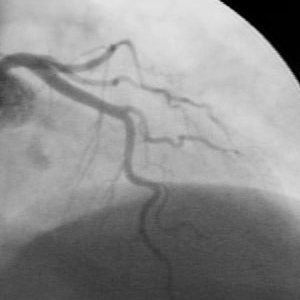
#> input picture dataset-prep/DCA1/105.png, 300 x 300 px
$ python -i postprocess.py   (imports and definitions only)
#> lines starting #> are read from the running program, lines starting #| are printed output that depends on the picture; after the words box and inside, x2 and y2 are one past the last pixel; in counts of white or black regions, pixels touching at a corner belong together
#> further down, picture is the input picture: shape (300, 300); min 0, max 236, mean 142.3
"""Post-processing algorithm (idea_4): Hessian/Frangi-vesselness-bounded,
4-directional raster-sweep region growing.

Keeps idea_3's growing mechanism (ideas/idea_3_postprocess.py) unchanged --
four whole-image raster sweeps, merged by agreement -- and swaps the region
("cell") definition. idea_3 used Sobel gradient magnitude: a cell was any
connected component of "not a strong edge," which includes any locally
homogeneous patch regardless of shape (flat background counts too). This
version uses 2D Hessian/Frangi vesselness instead: at each pixel and Gaussian
scale, the Hessian's eigenvalues describe local curvature -- a tubular ridge
has one near-zero eigenvalue (along the vessel, low curvature) and one large
eigenvalue of consistent sign (across the vessel, high curvature). The
classic Frangi formula turns that eigenvalue pair into a single "how much
does this look like a tube, not a blob or flat region" score. A cell is now a
connected component of specifically vessel-shaped structure, not just "any
non-edge region" -- real 2D shape context, which idea_1's 1D derivative and
idea_2/3's generic Sobel edges both lacked.

ARCADE vessels are dark ridges (contrast agent absorbs X-rays), so the image
is intensity-inverted before the Hessian is computed, matching the classic
Frangi formula's assumption of bright ridges.

Vesselness alone is a noisy detector on its own (calibration on real frames:
precision on GT vessel pixels only ~0.15-0.26 for masks thresholded on
vesselness alone, at various thresholds) -- but that's fine here, since it's
never used to invent labels from nothing. It only gates where an *existing*
labeled pixel is allowed to grow, same as idea_2/3's Sobel cells.

Low-vesselness connected components can still occasionally span thousands of
pixels (faint vessel-like noise chaining separate real vessels together),
just less catastrophically than Sobel's ~75k-px background blobs -- the same
max_cell_size cap from idea_2/3 is kept as a safety net, just recalibrated
much larger (5000 vs. 300) since vesselness cells are already far more
selective than Sobel's "any non-edge patch."

Measured on the full 300-case ENetE1 set: mean dice 0.7467 -> 0.7485 (delta
+0.0018), 167 cases improved / 126 worsened / 7 unchanged, mean precision on
newly-added pixels 46.1% -- the first idea in this series with a genuinely
positive net effect on the full set (idea_1: -0.026, idea_2: -0.0013, idea_3:
+0.0000). Chosen over a similarly-scored alternative (vesselness_threshold
0.05 with max_cell_size 20000: delta +0.0018 too, but a worse 156/142
improved/worsened split and lower 42.3% precision).
"""
from __future__ import annotations

import numpy as np
from scipy import ndimage as ndi

BACKGROUND = 0

# Gaussian scales (pixel radius) the Hessian is evaluated at; the final
# vesselness per pixel is the max response across scales. Should roughly
# bracket the range of vessel widths present in the image.
DEFAULT_SIGMAS = (1.0, 2.0, 3.0)

# Frangi shape parameters. beta controls sensitivity to blob-vs-line shape
# (Rb = lambda1/lambda2); c controls sensitivity to overall response
# magnitude (S = sqrt(lambda1^2+lambda2^2)), scaled for 0-255 intensities.
DEFAULT_FRANGI_BETA = 0.5
DEFAULT_FRANGI_C = 15.0

# Vesselness score (0-1) above which a pixel is considered part of a
# vessel-shaped cell.
DEFAULT_VESSELNESS_THRESHOLD = 0.08

# Max abs intensity difference (0-255 scale) still considered "same vessel"
# as the anchor pixel currently being grown.
DEFAULT_TOLERANCE = 15.0

# A "cell" bigger than this many pixels is dropped (treated as unfillable, id
# 0) instead of used for growth -- see module docstring.
DEFAULT_MAX_CELL_SIZE = 5000

# The four (major axis, row direction, col direction) sweep orders: row-major
# forward/backward and column-major forward/backward (unchanged from idea_3).
_SWEEP_ORDERS = [
    ("row", 1, 1),
    ("col", 1, 1),
    ("row", -1, -1),
    ("col", -1, -1),
]


def _hessian_eigenvalues(image: np.ndarray, sigma: float) -> tuple[np.ndarray, np.ndarray]:
    """Scale-normalized 2D Hessian eigenvalues at one Gaussian scale, sorted
    so |lambda1| <= |lambda2|."""
    hyy = ndi.gaussian_filter(image, sigma=sigma, order=(2, 0)) * sigma**2
    hxx = ndi.gaussian_filter(image, sigma=sigma, order=(0, 2)) * sigma**2
    hxy = ndi.gaussian_filter(image, sigma=sigma, order=(1, 1)) * sigma**2

    trace = hyy + hxx
    disc = np.sqrt(np.maximum((hyy - hxx) ** 2 + 4 * hxy**2, 0.0))
    mu1 = 0.5 * (trace - disc)
    mu2 = 0.5 * (trace + disc)

    swap = np.abs(mu1) > np.abs(mu2)
    lambda1 = np.where(swap, mu2, mu1)
    lambda2 = np.where(swap, mu1, mu2)
    return lambda1, lambda2


def _frangi_vesselness(lambda1: np.ndarray, lambda2: np.ndarray, beta: float, c: float) -> np.ndarray:
    """Classic 2D Frangi vesselness for bright ridges (lambda2 < 0)."""
    eps = 1e-8
    blobness = lambda1 / (lambda2 + eps)
    structureness = np.sqrt(lambda1**2 + lambda2**2)
    vesselness = np.exp(-(blobness**2) / (2 * beta**2)) * (1 - np.exp(-(structureness**2) / (2 * c**2)))
    return np.where(lambda2 > 0, 0.0, vesselness)


def vesselness_map(
    image: np.ndarray,
    sigmas: tuple[float, ...] = DEFAULT_SIGMAS,
    beta: float = DEFAULT_FRANGI_BETA,
    c: float = DEFAULT_FRANGI_C,
) -> np.ndarray:
    """Multi-scale Frangi vesselness, one score per pixel in [0, 1]."""
#> called with sigmas = (1, 2, 3), beta = 0.5, c = 15
    inverted = 255.0 - image.astype(np.float64)  # ARCADE vessels are dark; Frangi assumes bright ridges
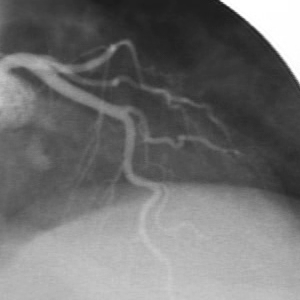
#> inverted: shape (300, 300) float64; min 19, max 255, mean 112.7
    best = np.zeros(image.shape, dtype=np.float64)
    for sigma in sigmas:
        lambda1, lambda2 = _hessian_eigenvalues(inverted, sigma)
        best = np.maximum(best, _frangi_vesselness(lambda1, lambda2, beta, c))
#> this loop made 3 passes
#> pass 1, in _hessian_eigenvalues, `hyy = ndi.gaussian_filter(image, sigma=sigma, order=(2, 0)) * sigma**2`:
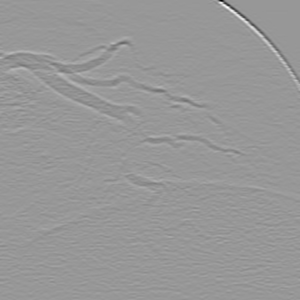
#> hyy: shape (300, 300) float64; min -41.33, max 28.24, mean 0; drawn with min black and max white
#> pass 1, in _hessian_eigenvalues, `hxx = ndi.gaussian_filter(image, sigma=sigma, order=(0, 2)) * sigma**2`:
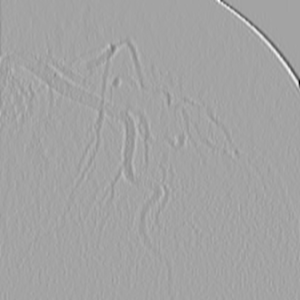
#> hxx: shape (300, 300) float64; min -36.07, max 20.17, mean 0; drawn with min black and max white
#> after the loop:
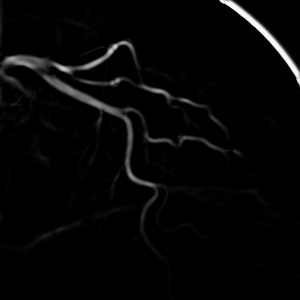
#> best: shape (300, 300) float64; min 0, max 0.996, mean 0.0249
#> after the loop:
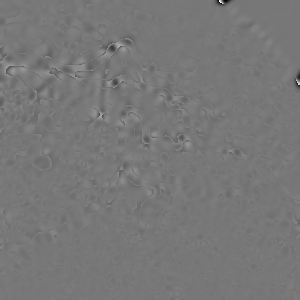
#> lambda1: shape (300, 300) float64; min -26.96, max 30.31, mean 0; drawn with min black and max white
    return best


def vessel_cells(
    image: np.ndarray,
    vesselness_threshold: float = DEFAULT_VESSELNESS_THRESHOLD,
    sigmas: tuple[float, ...] = DEFAULT_SIGMAS,
    max_cell_size: int = DEFAULT_MAX_CELL_SIZE,
) -> np.ndarray:
    """Connected components of vessel-shaped (high-vesselness) pixels. Cell
    id 0 means "not fillable" -- either not vessel-shaped, or in a component
    bigger than max_cell_size. A label can never grow across a 0."""
    vessel_mask = vesselness_map(image, sigmas) > vesselness_threshold
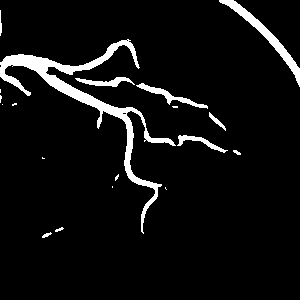
#> vessel_mask: shape (300, 300) bool; 6.1% white; 19 white regions (9 under 20 px), largest, box (x1, y1, x2, y2) and area: (0, 39, 176, 234) 3472, (219, 0, 300, 87) 884, (136, 83, 208, 109) 367
    cells, _ = ndi.label(vessel_mask, structure=ndi.generate_binary_structure(2, 2))
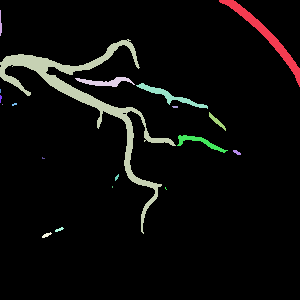
#> cells: shape (300, 300) int32; 20 distinct labels, from 0 to 19; one colour per label, 0 black

    sizes = np.bincount(cells.ravel())
#> sizes = 20 values, max 84514 at index 0, min 1 at index 9, mean 4500
    too_big = sizes > max_cell_size
    too_big[0] = True  # id 0 is already "not fillable"; keep it that way
    cells = np.where(too_big[cells], 0, cells)
    return cells


# [97 lines left out: functions _raster_sweep_fill, _merge_agreeing_fills, enhance_prediction, not called in this run]

>>> import cv2
>>> picture = cv2.imread('../dataset-prep/DCA1/105.png', cv2.IMREAD_GRAYSCALE)
>>> result = vessel_cells(picture)

$ run again, on dataset-prep/DCA1/107.png
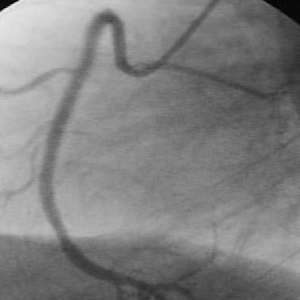
#> input picture dataset-prep/DCA1/107.png, 300 x 300 px
#> picture is the input picture: shape (300, 300); min 0, max 238, mean 128.9
#> after the loop in vesselness_map, `for sigma in sigmas:`:
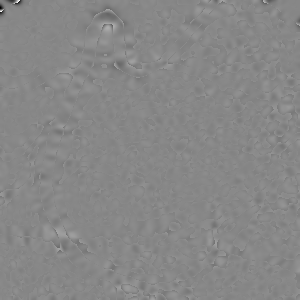
#> lambda1: shape (300, 300) float64; min -31.25, max 27.54, mean 0; drawn with min black and max white
#> vessel_mask: shape (300, 300) bool; 6.2% white; 28 white regions (18 under 20 px), largest, box (x1, y1, x2, y2) and area: (0, 0, 224, 296) 4654, (262, 0, 300, 26) 228, (225, 82, 273, 98) 172
#> in vessel_cells, `cells, _ = ndi.label(vessel_mask, structure=ndi.generate_binary_struct..`:
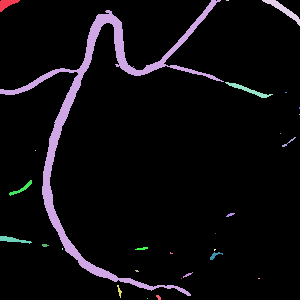
#> cells: shape (300, 300) int32; 29 distinct labels, from 0 to 28; one colour per label, 0 black
#> sizes = 29 values, max 84402 at index 0, min 1 at index 8, mean 3103.4

$ run again, on dataset-prep/DCA1/114.png
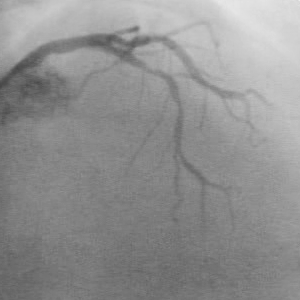
#> input picture dataset-prep/DCA1/114.png, 300 x 300 px
#> picture is the input picture: shape (300, 300); min 71, max 236, mean 144.5
#> after the loop in vesselness_map, `for sigma in sigmas:`:
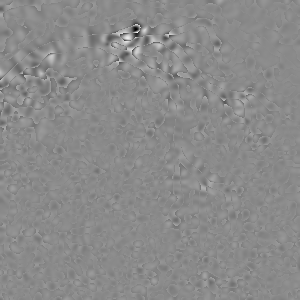
#> lambda1: shape (300, 300) float64; min -12.55, max 10.52, mean 0.0111; drawn with min black and max white
#> vessel_mask: shape (300, 300) bool; 3.3% white; 14 white regions (8 under 20 px), largest, box (x1, y1, x2, y2) and area: (0, 25, 194, 152) 2400, (191, 72, 242, 98) 284, (181, 156, 218, 187) 167, (246, 90, 264, 101) 45, (34, 79, 43, 85) 32, (55, 75, 64, 81) 23
#> in vessel_cells, `cells, _ = ndi.label(vessel_mask, structure=ndi.generate_binary_struct..`:
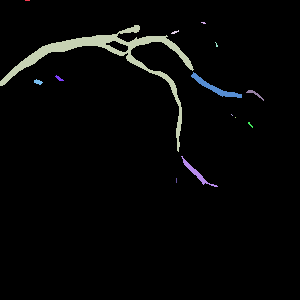
#> cells: shape (300, 300) int32; 15 distinct labels, from 0 to 14; one colour per label, 0 black
#> sizes = [86996, 5, 7, 2400, 15, 7, 284, 23, 32, 45, 2, 1, 11, 167, 5]
#> too_big = [True, False, False, False, False, False, False, False, False, False, False, False, False, False, False]

$ run again, on dataset-prep/DCA1/123.png
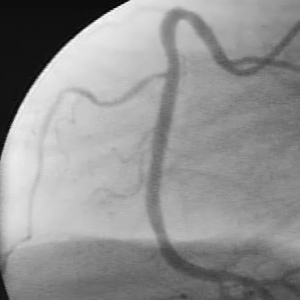
#> input picture dataset-prep/DCA1/123.png, 300 x 300 px
#> picture is the input picture: shape (300, 300); min 0, max 254, mean 146.2
#> vessel_mask: shape (300, 300) bool; 8.5% white; 22 white regions (10 under 20 px), largest, box (x1, y1, x2, y2) and area: (43, 10, 300, 280) 4764, (0, 0, 130, 300) 2146, (226, 274, 257, 285) 148
#> in vessel_cells, `cells, _ = ndi.label(vessel_mask, structure=ndi.generate_binary_struct..`:
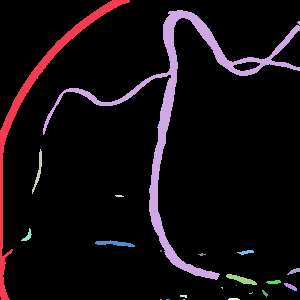
#> cells: shape (300, 300) int32; 23 distinct labels, from 0 to 22; one colour per label, 0 black
#> sizes = 23 values, max 82336 at index 0, min 1 at index 14, mean 3913
